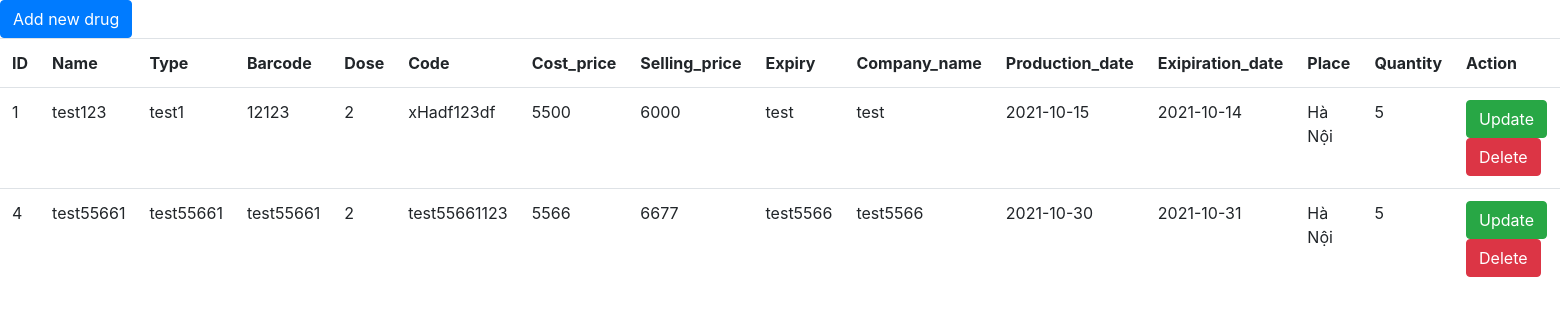
Screenshot of /ListDrug.php with the database file from the repository.
### tables this page shows
CREATE TABLE `drugs` (
  `id` int(11) NOT NULL,
  `name` varchar(255) NOT NULL,
  `type` varchar(50) NOT NULL,
  `barcode` varchar(50) NOT NULL,
  `dose` int(11) NOT NULL,
  `code` varchar(50) NOT NULL,
  `cost_price` double NOT NULL,
  `selling_price` double NOT NULL,
  `expiry` varchar(20) NOT NULL,
  `company_name` varchar(50) NOT NULL,
  `production_date` date NOT NULL,
  `expiration_date` date NOT NULL,
  `place` varchar(50) NOT NULL,
  `quantity` int(11) NOT NULL
);

### src/ListDrug.php (the view, shortened to what this page needs)
<!DOCTYPE html>
<html lang="en">
<head>
    <link rel="stylesheet" href="https://maxcdn.bootstrapcdn.com/bootstrap/4.0.0/css/bootstrap.min.css">
</head>
<body>
    <a class="btn btn-primary bt-add" href="add-drug.php">Add new drug </a>
        <table class="table">
            <tr>
                <th>ID</th>
                <th>Name</th>
                <th>Type</th>
                <th>Barcode</th>
                <th>Dose</th>
                <th>Code</th>
                <th>Cost_price</th>
                <th>Selling_price</th>
                <th>Expiry</th>
                <th>Company_name</th>
                <th>Production_date</th>
                <th>Exipiration_date</th>
                <th>Place</th>
                <th>Quantity</th>
                <th>Action</th>
            </tr>
            <?php
            include "config.php";
            $conn = new mysqli($hn, $username, $password, $db);
            $query = "Select * from drugs";
            $result = $conn->query("$query");
            $drugs = array();
            while ($r = $result->fetch_array(MYSQLI_BOTH)) {
                $drugs[] = $r;
            }
            for ($i = 0; $i < count($drugs); $i++) {
                $drug = $drugs[$i];
            ?>
                <tr>
                    <td><?php echo $drug['id'] ?></td>
                    <td><?php echo $drug['name'] ?></td>
                    <td><?php echo $drug['type'] ?></td>
                    <td><?php echo $drug['barcode'] ?></td>
                    <td><?php echo $drug['dose'] ?></td>
                    <td><?php echo $drug['code'] ?></td>
                    <td><?php echo $drug['cost_price'] ?></td>
                    <td><?php echo $drug['selling_price'] ?></td>
                    <td><?php echo $drug['expiry'] ?></td>
                    <td><?php echo $drug['company_name'] ?></td>
                    <td><?php echo $drug['production_date'] ?></td>
                    <td><?php echo $drug['expiration_date'] ?></td>
                    <td><?php echo $drug['place'] ?></td>
                    <td><?php echo $drug['quantity'] ?></td>
                    <td>
                        <a class="btn btn-success bt-add" href="update-drug.php?id=<?php echo $drug['id'] ?>"  value="">Update</a>
                        <a onclick="return confirm('Sure ?')" class="btn btn-danger" href="delete-drug.php?id=<?php echo $drug['id'] ?>">Delete</a>
                    </td>
                </tr>
            <?php
            }
            ?>
        </table>
</body>
</html>

### rows the page displays
drugs: id "1", name "test123", type "test1", barcode "12123", dose "2", code "xHadf123df", cost_price "5500", selling_price "6000", expiry "test", company_name "test", production_date "2021-10-15", expiration_date "2021-10-14", place "Hà Nội", quantity "5"
drugs: id "4", name "test55661", type "test55661", barcode "test55661", dose "2", code "test55661123", cost_price "5566", selling_price "6677", expiry "test5566", company_name "test5566", production_date "2021-10-30", expiration_date "2021-10-31", place "Hà Nội", quantity "5"
